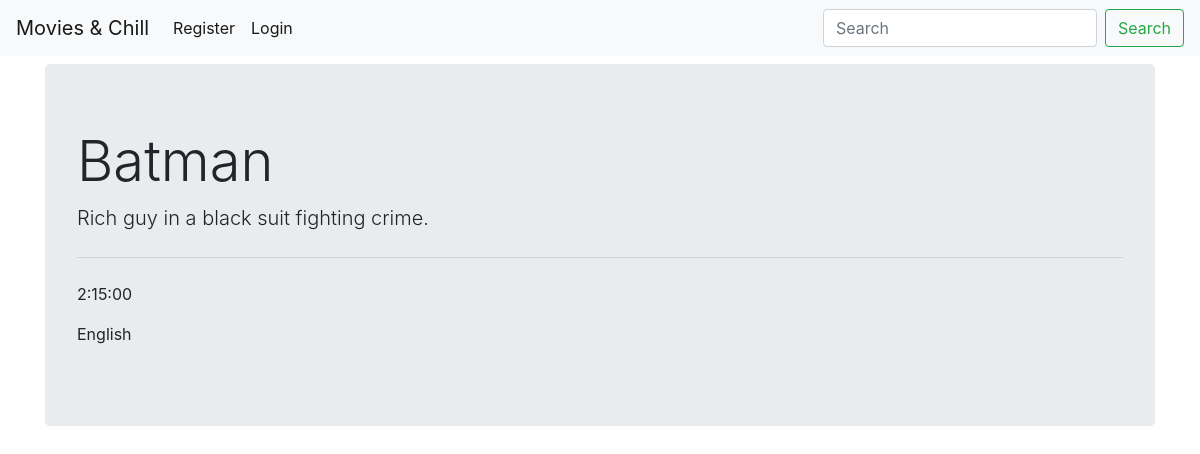
/1/, run on the app's committed database.
### movies/models.py (models this page shows, shortened)
class Movie(models.Model):
    title = models.CharField(max_length=30)
    duration = models.DurationField()
    genre = models.ManyToManyField(Genre, blank=True)
    language = models.CharField(max_length=30, null=True, blank=True)
    description = models.TextField()
    poster = models.ImageField(upload_to="movie_posters", null=True, blank=True)
    added_by = models.ForeignKey(User, on_delete=models.CASCADE, related_name='movies')

### movies/views.py (the view)
# urls.py: path('<int:movie_id>/', views.movie_detail, name='movie-detail'),
def movie_detail(request, movie_id):
    context = {
        "movie": Movie.objects.get(id=movie_id),
    }
    return render(request, 'detail.html', context)

### movies/templates/detail.html (shortened to what this page needs)
{% extends "base.html" %}
{% block content %}
<div class="jumbotron">
  <h1 class="display-4">{{ movie.title }}</h1>
  <p class="lead">{{movie.description}}</p>
  <hr class="my-4">
  <p>{{ movie.duration }}</p>
  <p>{{ movie.language }}</p>
</div>
{% endblock %}

### data on the page
Movie: title "Batman", description "Rich guy in a black suit fighting crime.", duration "2:15:00", language "English"
